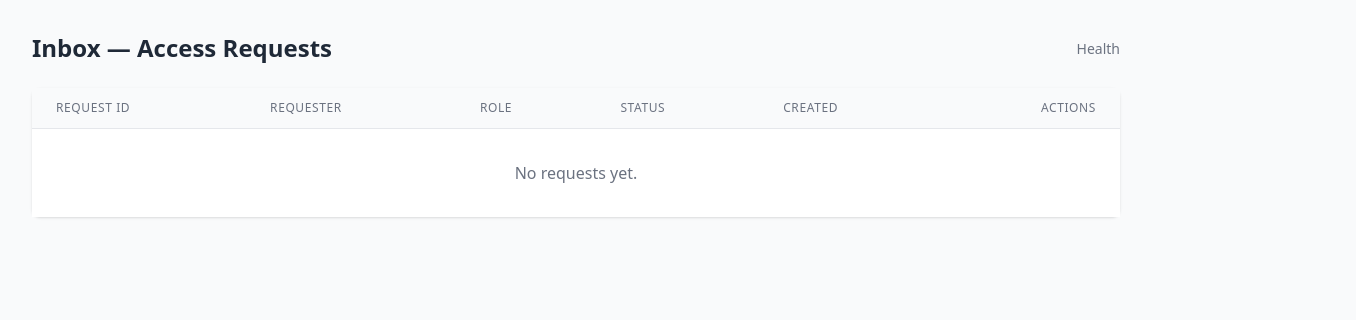
The page /admin/requests on the database as committed earlier.
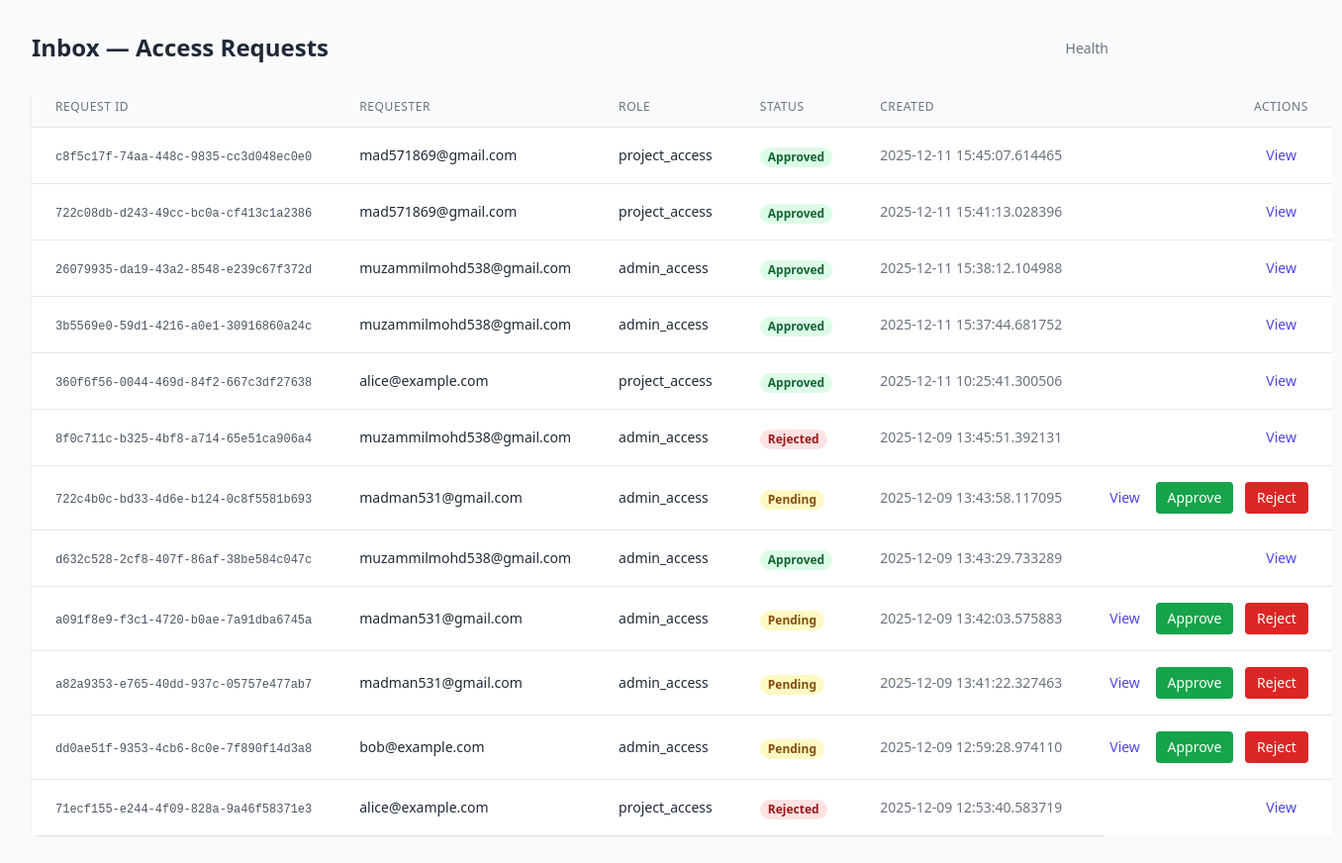
The same page on the database as committed later.
### app/models.py (models this page shows)
class AccessRequest(Base):
    __tablename__ = "access_requests"
    id = Column(String(36), primary_key=True, default=lambda: str(uuid.uuid4()))
    keycloak_user_id = Column(String(36), nullable=False)
    requester_email = Column(String(256))
    requested_role = Column(String(256))
    meta = Column(Text, nullable=True)
    status = Column(Enum(RequestStatus), default=RequestStatus.pending)
    created_at = Column(DateTime, default=datetime.datetime.utcnow)
    updated_at = Column(DateTime, default=datetime.datetime.utcnow, onupdate=datetime.datetime.utcnow)
    last_notified_at = Column(DateTime, nullable=True)
    notify_count = Column(Integer, default=0)

### app/main.py (the view)
@app.get("/admin/requests", response_class=HTMLResponse)
def admin_list():
    db = SessionLocal()
    try:
        reqs = db.query(AccessRequest).order_by(AccessRequest.created_at.desc()).all()
        html = _jinja_env.get_template("admin_list.html").render(requests=reqs)
        return HTMLResponse(html)
    finally:
        db.close()

### app/templates/admin_list.html (shortened to what this page needs)
<!doctype html>
<html>
<head>
  <script src="https://cdn.tailwindcss.com"></script>
</head>
<body class="bg-gray-50 text-gray-800">
  <div class="max-w-6xl px-8 py-8">
    <div class="flex items-center justify-between">
      <h1 class="text-2xl font-semibold">Inbox — Access Requests</h1>
      <div>
        <a href="/health" class="text-sm text-gray-500">Health</a>
      </div>
    </div>
    <div class="mt-6 bg-white shadow rounded-lg">
      <table class="min-w-full divide-y divide-gray-200 ">
        <thead class="bg-gray-50">
          <tr>
            <th class="px-6 py-3 text-left text-xs font-medium text-gray-500 uppercase tracking-wider">Request ID</th>
            <th class="px-6 py-3 text-left text-xs font-medium text-gray-500 uppercase tracking-wider">Requester</th>
            <th class="px-6 py-3 text-left text-xs font-medium text-gray-500 uppercase tracking-wider">Role</th>
            <th class="px-6 py-3 text-left text-xs font-medium text-gray-500 uppercase tracking-wider">Status</th>
            <th class="px-6 py-3 text-left text-xs font-medium text-gray-500 uppercase tracking-wider">Created</th>
            <th class="px-6 py-3 text-right text-xs font-medium text-gray-500 uppercase tracking-wider">Actions</th>
          </tr>
        </thead>
        <tbody id="requests-tbody" class="bg-white divide-y divide-gray-200">
          {% for r in requests %}
          <tr id="req-row-{{ r.id }}">
            <td class="px-6 py-4 whitespace-nowrap text-sm text-gray-900"><code class="text-xs text-gray-600">{{ r.id }}</code></td>
            <td class="px-6 py-4 whitespace-nowrap text-sm">{{ r.requester_email or '—' }}</td>
            <td class="px-6 py-4 whitespace-nowrap text-sm">{{ r.requested_role }}</td>
            <td class="px-6 py-4 whitespace-nowrap">
              {% if r.status == 'pending' %}
                <span class="px-2 inline-flex text-xs leading-5 font-semibold rounded-full bg-yellow-100 text-yellow-800">Pending</span>
              {% elif r.status == 'approved' %}
                <span class="px-2 inline-flex text-xs leading-5 font-semibold rounded-full bg-green-100 text-green-800">Approved</span>
              {% else %}
                <span class="px-2 inline-flex text-xs leading-5 font-semibold rounded-full bg-red-100 text-red-800">Rejected</span>
              {% endif %}
            </td>
            <td class="px-6 py-4 whitespace-nowrap text-sm text-gray-500">{{ r.created_at }}</td>
            <td class="px-6 py-4 whitespace-nowrap text-right text-sm font-medium">
              <a href="/admin/requests/{{ r.id }}" class="text-indigo-600 hover:text-indigo-900 mr-3">View</a>
              {% if r.status == 'pending' %}
                <button onclick="takeAction('{{ r.id }}','approve')" class="inline-flex items-center px-3 py-1.5 bg-green-600 text-white rounded text-sm hover:bg-green-700">Approve</button>
                <button onclick="takeAction('{{ r.id }}','reject')" class="inline-flex items-center px-3 py-1.5 bg-red-600 text-white rounded text-sm hover:bg-red-700 ml-2">Reject</button>
              {% endif %}
            </td>
          </tr>
          {% else %}
          <tr>
            <td colspan="6" class="px-6 py-8 text-center text-gray-500">No requests yet.</td>
          </tr>
          {% endfor %}
        </tbody>
      </table>
    </div>
  </div>
</body>
</html>

Rows that differ between the two databases and show on the page:
added AccessRequest: id "c8f5c17f-74aa-448c-9835-cc3d048ec0e0", requester_email "mad571869@gmail.com", requested_role "project_access", status "Approved", created_at "2025-12-11 15:45:07.614465"
added AccessRequest: id "722c08db-d243-49cc-bc0a-cf413c1a2386", requester_email "mad571869@gmail.com", requested_role "project_access", status "Approved", created_at "2025-12-11 15:41:13.028396"
added AccessRequest: id "26079935-da19-43a2-8548-e239c67f372d", requester_email "muzammilmohd538@gmail.com", requested_role "admin_access", status "Approved", created_at "2025-12-11 15:38:12.104988"
added AccessRequest: id "3b5569e0-59d1-4216-a0e1-30916860a24c", requester_email "muzammilmohd538@gmail.com", requested_role "admin_access", status "Approved", created_at "2025-12-11 15:37:44.681752"
added AccessRequest: id "360f6f56-0044-469d-84f2-667c3df27638", requester_email "alice@example.com", requested_role "project_access", status "Approved", created_at "2025-12-11 10:25:41.300506"
added AccessRequest: id "8f0c711c-b325-4bf8-a714-65e51ca906a4", requester_email "muzammilmohd538@gmail.com", requested_role "admin_access", status "Rejected", created_at "2025-12-09 13:45:51.392131"
added AccessRequest: id "722c4b0c-bd33-4d6e-b124-0c8f5581b693", requester_email "madman531@gmail.com", requested_role "admin_access", status "Pending", created_at "2025-12-09 13:43:58.117095"
added AccessRequest: id "d632c528-2cf8-407f-86af-38be584c047c", requester_email "muzammilmohd538@gmail.com", requested_role "admin_access", status "Approved", created_at "2025-12-09 13:43:29.733289"
added AccessRequest: id "a091f8e9-f3c1-4720-b0ae-7a91dba6745a", requester_email "madman531@gmail.com", requested_role "admin_access", status "Pending", created_at "2025-12-09 13:42:03.575883"
added AccessRequest: id "a82a9353-e765-40dd-937c-05757e477ab7", requester_email "madman531@gmail.com", requested_role "admin_access", status "Pending", created_at "2025-12-09 13:41:22.327463"
added AccessRequest: id "dd0ae51f-9353-4cb6-8c0e-7f890f14d3a8", requester_email "bob@example.com", requested_role "admin_access", status "Pending", created_at "2025-12-09 12:59:28.974110"
added AccessRequest: id "71ecf155-e244-4f09-828a-9a46f58371e3", requester_email "alice@example.com", requested_role "project_access", status "Rejected", created_at "2025-12-09 12:53:40.583719"
Other text that changed with them:
text no longer shown: "No requests yet."
